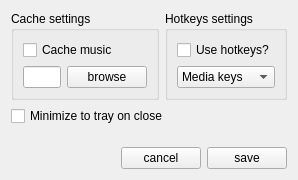
<?xml version="1.0" encoding="UTF-8"?>
<ui version="4.0">
 <class>PrefWindow</class>
 <widget class="QWidget" name="PrefWindow">
  <property name="geometry">
   <rect>
    <x>0</x>
    <y>0</y>
    <width>298</width>
    <height>180</height>
   </rect>
  </property>
  <property name="windowTitle">
   <string>QVkPlayer - Settings</string>
  </property>
  <layout class="QVBoxLayout" name="verticalLayout_3">
   <item>
    <layout class="QHBoxLayout" name="horizontalLayout_4">
     <item>
      <widget class="QGroupBox" name="groupBox">
       <property name="title">
        <string>Сache settings</string>
       </property>
       <layout class="QVBoxLayout" name="verticalLayout">
        <item>
         <layout class="QHBoxLayout" name="horizontalLayout_2">
          <item>
           <widget class="QCheckBox" name="cacheCheckBox">
            <property name="text">
             <string>Сache music</string>
            </property>
           </widget>
          </item>
          <item>
           <spacer name="horizontalSpacer">
            <property name="orientation">
             <enum>Qt::Horizontal</enum>
            </property>
            <property name="sizeHint" stdset="0">
             <size>
              <width>40</width>
              <height>20</height>
             </size>
            </property>
           </spacer>
          </item>
         </layout>
        </item>
        <item>
         <layout class="QHBoxLayout" name="horizontalLayout">
          <item>
           <widget class="QLineEdit" name="cachePathLine"/>
          </item>
          <item>
           <widget class="QPushButton" name="cachePathBrowseButton">
            <property name="text">
             <string>browse</string>
            </property>
           </widget>
          </item>
         </layout>
        </item>
       </layout>
      </widget>
     </item>
     <item>
      <widget class="QGroupBox" name="groupBox_2">
       <property name="title">
        <string>Hotkeys settings</string>
       </property>
       <layout class="QVBoxLayout" name="verticalLayout_2">
        <item>
         <layout class="QHBoxLayout" name="horizontalLayout_5">
          <item>
           <widget class="QCheckBox" name="hotkeysCheckBox">
            <property name="text">
             <string>Use hotkeys?</string>
            </property>
           </widget>
          </item>
          <item>
           <spacer name="horizontalSpacer_3">
            <property name="orientation">
             <enum>Qt::Horizontal</enum>
            </property>
            <property name="sizeHint" stdset="0">
             <size>
              <width>40</width>
              <height>20</height>
             </size>
            </property>
           </spacer>
          </item>
         </layout>
        </item>
        <item>
         <widget class="QComboBox" name="comboBox">
          <item>
           <property name="text">
            <string>Media keys</string>
           </property>
          </item>
          <item>
           <property name="text">
            <string>Ctrl+arrows</string>
           </property>
          </item>
         </widget>
        </item>
       </layout>
      </widget>
     </item>
    </layout>
   </item>
   <item>
    <widget class="QCheckBox" name="toTrayCheckBox">
     <property name="text">
      <string>Minimize to tray on close</string>
     </property>
    </widget>
   </item>
   <item>
    <spacer name="verticalSpacer">
     <property name="orientation">
      <enum>Qt::Vertical</enum>
     </property>
     <property name="sizeHint" stdset="0">
      <size>
       <width>20</width>
       <height>40</height>
      </size>
     </property>
    </spacer>
   </item>
   <item>
    <layout class="QHBoxLayout" name="horizontalLayout_3">
     <item>
      <spacer name="horizontalSpacer_2">
       <property name="orientation">
        <enum>Qt::Horizontal</enum>
       </property>
       <property name="sizeHint" stdset="0">
        <size>
         <width>40</width>
         <height>20</height>
        </size>
       </property>
      </spacer>
     </item>
     <item>
      <widget class="QPushButton" name="cancelButton">
       <property name="text">
        <string>cancel</string>
       </property>
      </widget>
     </item>
     <item>
      <widget class="QPushButton" name="saveButton">
       <property name="text">
        <string>save</string>
       </property>
      </widget>
     </item>
    </layout>
   </item>
  </layout>
 </widget>
 <resources/>
 <connections>
  <connection>
   <sender>cancelButton</sender>
   <signal>clicked()</signal>
   <receiver>PrefWindow</receiver>
   <slot>close()</slot>
   <hints>
    <hint type="sourcelabel">
     <x>288</x>
     <y>115</y>
    </hint>
    <hint type="destinationlabel">
     <x>208</x>
     <y>68</y>
    </hint>
   </hints>
  </connection>
 </connections>
</ui>
